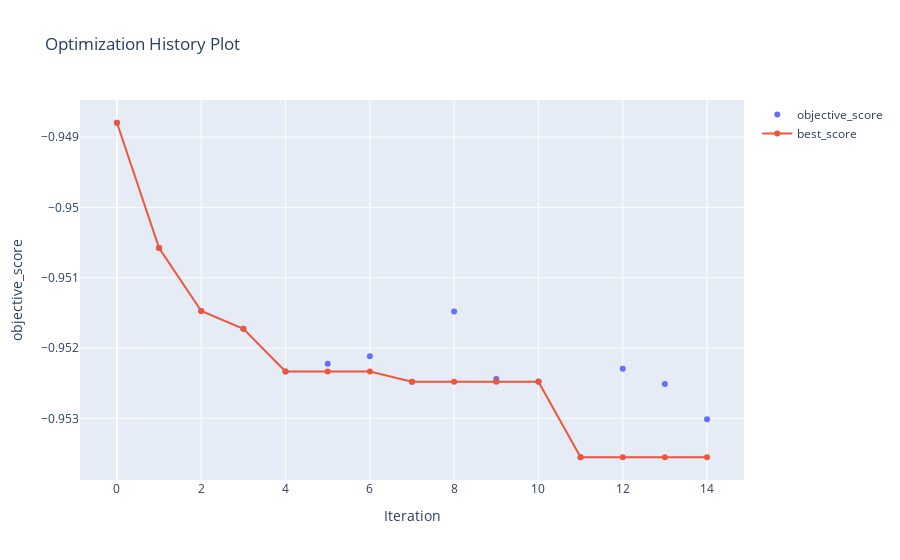
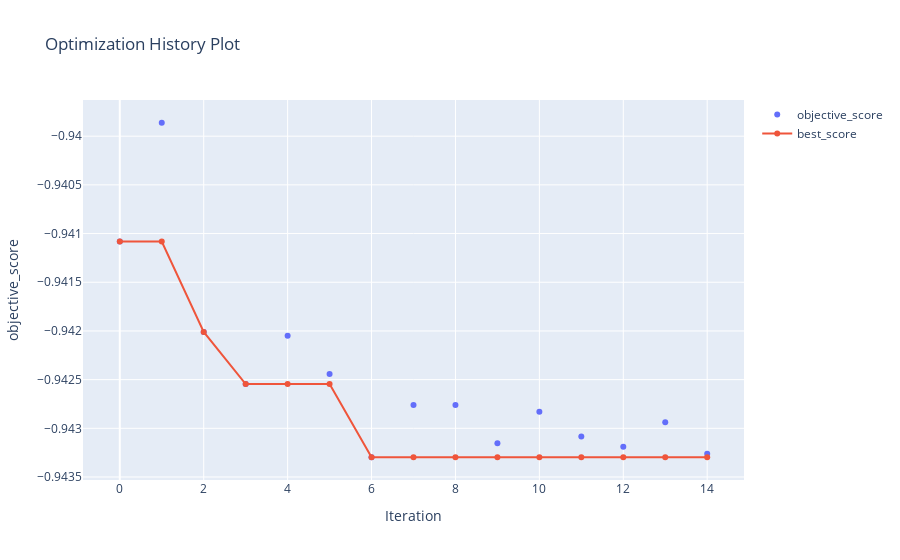

Notebook code cell kept with these figures, in order:
### Code cell
algo_object.plot_history()
algo_object_pso.plot_history()

### Figure 1 — Plotly figure (JSON) as saved in the notebook; plotly's stock layout.template omitted (floating-point values rounded to 4 significant figures)
{"data": [{"mode": "markers", "name": "objective_score", "type": "scatter", "x": [0, 1, 2, 3, 4, 5, 6, 7, 8, 9, 10, 11, 12, 13, 14], "y": [-0.9488, -0.9506, -0.9515, -0.9517, -0.9523, -0.9522, -0.9521, -0.9525, -0.9515, -0.9524, -0.9525, -0.9536, -0.9523, -0.9525, -0.953]}, {"mode": "lines+markers", "name": "best_score", "type": "scatter", "x": [0, 1, 2, 3, 4, 5, 6, 7, 8, 9, 10, 11, 12, 13, 14], "y": [-0.9488, -0.9506, -0.9515, -0.9517, -0.9523, -0.9523, -0.9523, -0.9525, -0.9525, -0.9525, -0.9525, -0.9536, -0.9536, -0.9536, -0.9536]}], "layout": {"title": {"text": "Optimization History Plot"}, "xaxis": {"title": {"text": "Iteration"}}, "yaxis": {"title": {"text": "objective_score"}}}}

### Figure 2 — Plotly figure (JSON) as saved in the notebook; plotly's stock layout.template omitted (floating-point values rounded to 4 significant figures)
{"data": [{"mode": "markers", "name": "objective_score", "type": "scatter", "x": [0, 1, 2, 3, 4, 5, 6, 7, 8, 9, 10, 11, 12, 13, 14], "y": [-0.9411, -0.9399, -0.942, -0.9425, -0.942, -0.9424, -0.9433, -0.9428, -0.9428, -0.9432, -0.9428, -0.9431, -0.9432, -0.9429, -0.9433]}, {"mode": "lines+markers", "name": "best_score", "type": "scatter", "x": [0, 1, 2, 3, 4, 5, 6, 7, 8, 9, 10, 11, 12, 13, 14], "y": [-0.9411, -0.9411, -0.942, -0.9425, -0.9425, -0.9425, -0.9433, -0.9433, -0.9433, -0.9433, -0.9433, -0.9433, -0.9433, -0.9433, -0.9433]}], "layout": {"title": {"text": "Optimization History Plot"}, "xaxis": {"title": {"text": "Iteration"}}, "yaxis": {"title": {"text": "objective_score"}}}}
